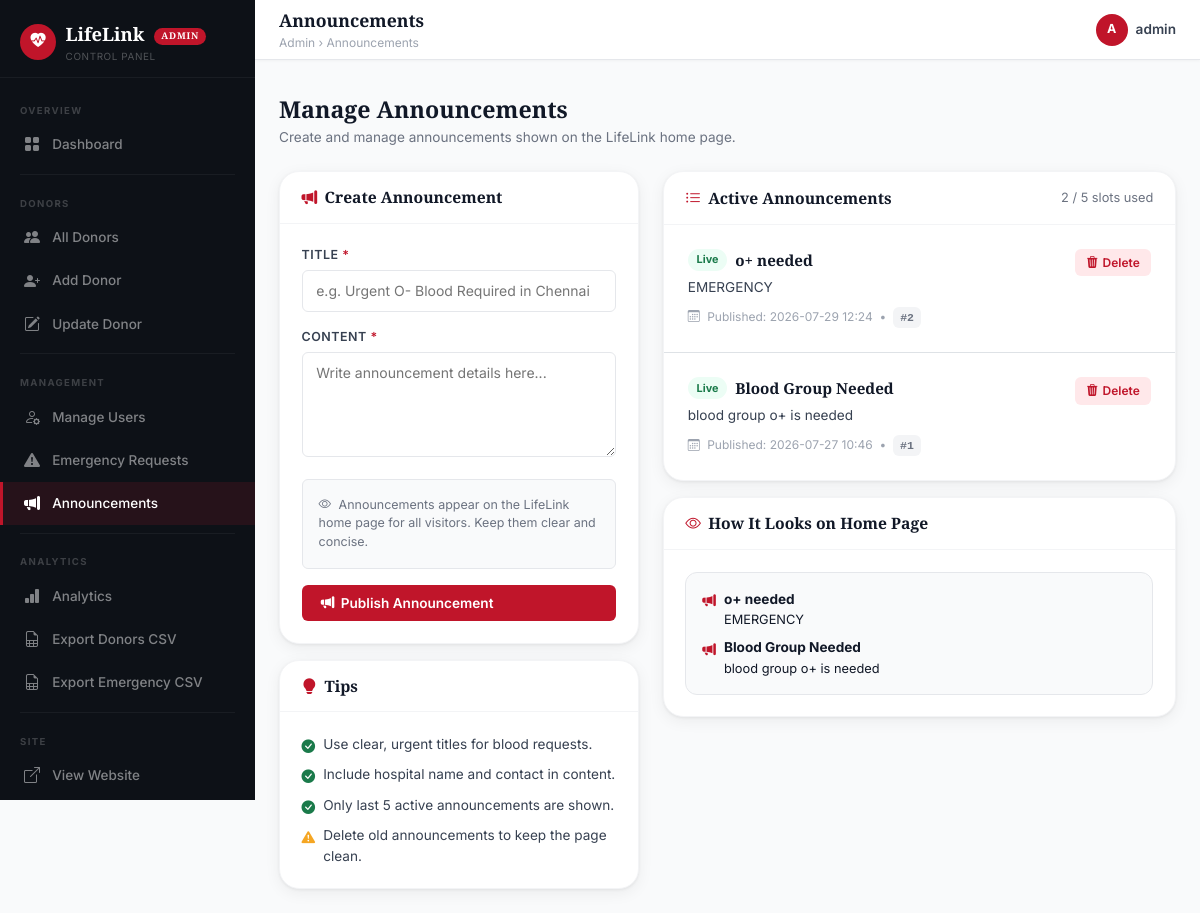
Page /admin/announcements (signed in) on the committed database.
### tables this page shows
CREATE TABLE announcements (
            id         INTEGER PRIMARY KEY AUTOINCREMENT,
            title      TEXT NOT NULL,
            content    TEXT NOT NULL,
            is_active  INTEGER DEFAULT 1,
            created_at TEXT DEFAULT (datetime('now'))
        );

### app.py (the view, shortened to what this page needs)
@app.route('/admin/announcements', methods=['GET','POST'])
@admin_required
def admin_announcements():
    from database import get_active_announcements, delete_announcement
    announcements = get_active_announcements()
    return render_template('admin/announcements.html',
        announcements=announcements)

### app.py (called while the page is built)
def admin_required(f):
    @wraps(f)
    def decorated(*args, **kwargs):
        if 'user_id' not in session:
            flash("Admin login required.", "danger")
            return redirect(url_for('admin_login'))
        if session.get('role') != 'admin':
            flash("⚠️ Access Denied! This page is for Admins only.", "danger")
            return redirect(url_for('home'))
        return f(*args, **kwargs)
    return decorated

### database.py (called while the page is built)
def get_db_connection():
    conn = sqlite3.connect(Config.DATABASE)
    conn.row_factory = sqlite3.Row
    return conn

def get_active_announcements():
    conn = get_db_connection()
    c = conn.cursor()
    c.execute('''
        SELECT * FROM announcements WHERE is_active=1
        ORDER BY created_at DESC LIMIT 5
    ''')
    rows = c.fetchall()
    conn.close()
    return rows

### templates/admin/announcements.html (shortened to what this page needs)
{% extends "admin/base_admin.html" %}
{% block page_title %}Announcements{% endblock %}
{% block breadcrumb %}Announcements{% endblock %}
{% block content %}
<div class="a-page-header">
  <div>
    <h2>Manage Announcements</h2>
    <p>Create and manage announcements shown on the LifeLink home page.</p>
  </div>
</div>
<div class="row g-4">
  <div class="col-lg-5">
    <div class="a-card">
      <div class="a-card-header">
        <h5><i class="bi bi-megaphone-fill"></i> Create Announcement</h5>
      </div>
      <div class="a-card-body">
        <form method="POST" action="{{ url_for('admin_announcements') }}">
          <div class="mb-3">
            <label class="a-form-label">
              Title <span style="color:var(--red);">*</span>
            </label>
            <input
              type="text"
              name="title"
              class="a-form-control"
              placeholder="e.g. Urgent O- Blood Required in Chennai"
              required
            >
          </div>
          <div class="mb-3">
            <label class="a-form-label">
              Content <span style="color:var(--red);">*</span>
            </label>
            <textarea
              name="content"
              class="a-form-control"
              rows="4"
              placeholder="Write announcement details here..."
              required
            ></textarea>
          </div>
          <div class="mb-3 p-3 rounded"
               style="background:var(--gray-50); border:1px solid var(--gray-200);
                      font-size:0.78rem; color:var(--gray-500);">
            <i class="bi bi-eye me-1"></i>
            Announcements appear on the LifeLink home page for all visitors.
            Keep them clear and concise.
          </div>
          <button type="submit" class="btn-admin-primary w-100">
            <i class="bi bi-megaphone-fill"></i>
            Publish Announcement
          </button>
        </form>
      </div>
    </div>
    <div class="a-card mt-3">
      <div class="a-card-header">
        <h5><i class="bi bi-lightbulb-fill"></i> Tips</h5>
      </div>
      <div class="a-card-body">
        <div style="font-size:0.85rem; color:var(--gray-700);">
          <div class="d-flex gap-2 mb-2">
            <i class="bi bi-check-circle-fill" style="color:var(--green); flex-shrink:0; margin-top:2px;"></i>
            <span>Use clear, urgent titles for blood requests.</span>
          </div>
          <div class="d-flex gap-2 mb-2">
            <i class="bi bi-check-circle-fill" style="color:var(--green); flex-shrink:0; margin-top:2px;"></i>
            <span>Include hospital name and contact in content.</span>
          </div>
          <div class="d-flex gap-2 mb-2">
            <i class="bi bi-check-circle-fill" style="color:var(--green); flex-shrink:0; margin-top:2px;"></i>
            <span>Only last 5 active announcements are shown.</span>
          </div>
          <div class="d-flex gap-2">
            <i class="bi bi-exclamation-triangle-fill" style="color:var(--gold); flex-shrink:0; margin-top:2px;"></i>
            <span>Delete old announcements to keep the page clean.</span>
          </div>
        </div>
      </div>
    </div>
  </div>
  <div class="col-lg-7">
    <div class="a-card">
      <div class="a-card-header">
        <h5>
          <i class="bi bi-list-ul"></i>
          Active Announcements
        </h5>
        <span style="font-size:0.8rem; color:var(--gray-500);">
          {{ announcements|length }} / 5 slots used
        </span>
      </div>
      {% if announcements %}
      <div class="a-card-body p-0">
        {% for ann in announcements %}
        <div class="p-4 {{ 'border-bottom' if not loop.last }}"
             style="border-color:var(--gray-100);">
          <div class="d-flex justify-content-between align-items-start gap-3">
            <div style="flex:1;">
              <div class="d-flex align-items-center gap-2 mb-1">
                <span class="b-status-approved">Live</span>
                <h6 style="font-family:var(--font-d); font-weight:700;
                            color:var(--gray-900); margin:0; font-size:0.95rem;">
                  {{ ann.title }}
                </h6>
              </div>
              <p style="font-size:0.85rem; color:var(--gray-700);
                         line-height:1.6; margin:0.4rem 0;">
                {{ ann.content }}
              </p>
              <div style="font-size:0.75rem; color:var(--gray-400); margin-top:0.5rem;">
                <i class="bi bi-calendar3 me-1"></i>
                Published: {{ ann.created_at[:16] if ann.created_at else 'N/A' }}
                &nbsp;•&nbsp;
                <span class="b-id">#{{ ann.id }}</span>
              </div>
            </div>
            <div class="flex-shrink-0">
              <button type="button"
                class="btn-a btn-a-del"
                data-bs-toggle="modal"
                data-bs-target="#delAnnModal{{ ann.id }}"
                title="Delete Announcement">
                <i class="bi bi-trash3-fill"></i> Delete
              </button>
            </div>
          </div>
        </div>
        {% endfor %}
      </div>
      {% else %}
      <div class="a-no-data">
        <i class="bi bi-megaphone"></i>
        <h5>No Announcements Yet</h5>
        <p>Create your first announcement using the form on the left.</p>
      </div>
      {% endif %}
    </div>
    <div class="a-card mt-3">
      <div class="a-card-header">
        <h5><i class="bi bi-eye"></i> How It Looks on Home Page</h5>
      </div>
      <div class="a-card-body">
        {% if announcements %}
        <div style="background:var(--gray-50); border-radius:var(--r-md);
                    padding:1rem; border:1px solid var(--gray-200);">
          {% for ann in announcements[:3] %}
          <div class="d-flex align-items-start gap-2 {{ 'mb-2' if not loop.last }}"
               style="font-size:0.85rem;">
            <i class="bi bi-megaphone-fill"
               style="color:var(--red); flex-shrink:0; margin-top:2px;"></i>
            <div>
              <strong style="color:var(--gray-900);">{{ ann.title }}</strong>
              <div style="color:var(--gray-600); font-size:0.8rem; margin-top:1px;">
                {{ ann.content[:80] }}{% if ann.content|length > 80 %}...{% endif %}
              </div>
            </div>
          </div>
          {% endfor %}
        </div>
        {% else %}
        <div style="font-size:0.85rem; color:var(--gray-500); text-align:center; padding:1rem;">
          No announcements to preview.
        </div>
        {% endif %}
      </div>
    </div>
  </div>
</div>
{% endblock %}

### templates/admin/base_admin.html (style rules this page uses)
:root { --red: #C0152A; --red-mid: #E63946; --red-light: #FFE8EA; --gold: #F5A623; --green: #1A7A4A; --sidebar-w: 255px; --topbar-h: 60px; --white: #FFFFFF; --gray-50: #F9FAFB; --gray-100: #F3F4F6; --gray-200: #E5E7EB; --gray-300: #D1D5DB; --gray-400: #9CA3AF; --gray-500: #6B7280; --gray-700: #374151; --gray-900: #111827; --sidebar-bg: #0D1117; --font-d: 'Playfair Display', Georgia, serif; --font-b: 'Inter', system-ui, sans-serif; --r-sm: 0.375rem; --r-md: 0.75rem; --r-lg: 1.25rem; --r-pill: 50rem; --shadow: 0 1px 3px rgba(0,0,0,0.06), 0 4px 16px rgba(0,0,0,0.06); --t: 0.2s ease; }
*, *::before, *::after { box-sizing: border-box; margin: 0; padding: 0; }
html { font-size: 16px; }
body { font-family: var(--font-b); background: var(--gray-50); color: var(--gray-900); -webkit-font-smoothing: antialiased; }
.a-page-header { margin-bottom: 1.5rem; display: flex; align-items: flex-start; justify-content: space-between; flex-wrap: wrap; gap: 0.75rem; }
.a-page-header h2 { font-family: var(--font-d); font-weight: 700; font-size: 1.45rem; color: var(--gray-900); margin-bottom: 0.2rem; }
.a-page-header p { font-size: 0.85rem; color: var(--gray-500); margin: 0; }
.a-card { background: var(--white); border-radius: var(--r-lg); box-shadow: var(--shadow); border: 1px solid var(--gray-100); overflow: hidden; }
.a-card-header { padding: 1rem 1.35rem; border-bottom: 1px solid var(--gray-100); display: flex; align-items: center; justify-content: space-between; gap: 1rem; flex-wrap: wrap; }
.a-card-header h5 { font-family: var(--font-d); font-weight: 700; font-size: 0.98rem; color: var(--gray-900); margin: 0; display: flex; align-items: center; gap: 0.45rem; }
.a-card-header h5 i { color: var(--red); }
.a-card-body { padding: 1.35rem; }
.b-id { background: var(--gray-100); color: var(--gray-500); font-size: 0.72rem; font-weight: 700; border-radius: var(--r-sm); padding: 0.12rem 0.45rem; font-family: monospace; display: inline-block; }
.b-status-approved { background:#ECFDF5; color:var(--green); font-size:0.68rem; font-weight:700; border-radius:var(--r-pill); padding:0.18rem 0.55rem; display:inline-block; }
.btn-a { display: inline-flex; align-items: center; gap: 0.28rem; font-size: 0.75rem; font-weight: 600; padding: 0.3rem 0.7rem; border-radius: var(--r-sm); border: none; cursor: pointer; transition: all var(--t); text-decoration: none; font-family: var(--font-b); white-space: nowrap; }
.btn-a-del { background:var(--red-light); color:var(--red); }
.btn-admin-primary { background: var(--red); color: #fff; border: none; border-radius: var(--r-sm); padding: 0.5rem 1.2rem; font-weight: 600; font-size: 0.85rem; display: inline-flex; align-items: center; gap: 0.4rem; transition: background var(--t), transform var(--t); text-decoration: none; cursor: pointer; font-family: var(--font-b); }
.a-form-label { font-weight: 600; font-size: 0.78rem; color: var(--gray-700); margin-bottom: 0.35rem; display: block; text-transform: uppercase; letter-spacing: 0.04em; }
.a-form-control { border: 1.5px solid var(--gray-200); border-radius: var(--r-sm); padding: 0.58rem 0.85rem; font-size: 0.875rem; color: var(--gray-900); width: 100%; transition: border-color var(--t), box-shadow var(--t); font-family: var(--font-b); background: var(--white); }

### rows in the picture
announcements: title "o+ needed", content "EMERGENCY", created_at "2026-07-29 12:24", id "2"
announcements: title "Blood Group Needed", content "blood group o+ is needed", created_at "2026-07-27 10:46", id "1"

### other values in the picture
{{ session.username[0]|upper }} "A"
{{ session.username }} "admin"
{{ announcements|length }} "2"
